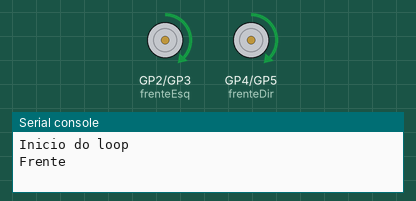
This program was run on a simulated Raspberry Pi Pico running MicroPython. Parts: motor-driver pin pairs drawn as motors (green arrow = first pin HIGH = forward, orange = second pin HIGH = backward, longer = more drive), the last lines printed to the serial console.

Above: at 2.5 s.
At 4.5 s:
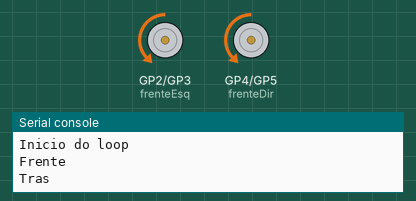
At 6.5 s:
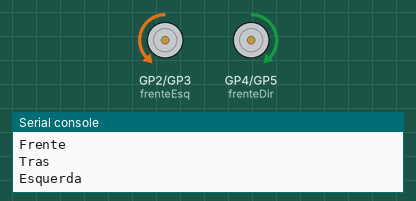
At 9.5 s:
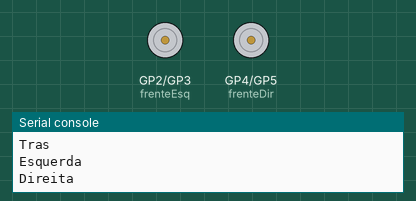
Timing chart, 0 to 12.4 s (numbered marks = the images above):
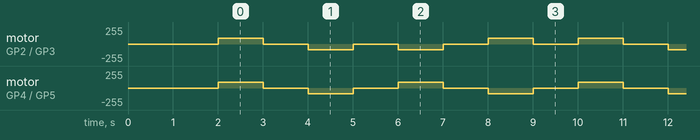

The program:

ponteh.py
```python
import machine                            #|   #include "Arduino.h"
import utime                              #|
                                          #|   void setup() {
                                          #|      Serial.begin(9600);
frenteEsq = machine.PWM(machine.Pin(2))   #|      pinMode(2, OUTPUT);
trasEsq   = machine.PWM(machine.Pin(3))   #|      pinMode(3, OUTPUT);
                                          #|
frenteDir = machine.PWM(machine.Pin(4))   #|      pinMode(4, OUTPUT);
trasDir   = machine.PWM(machine.Pin(5))   #|      pinMode(5, OUTPUT);
                                          #|
frenteEsq.freq(1000);                     #|      pararMotores();
trasEsq.freq(1000);                       #|      delay(2000);
frenteDir.freq(1000);                     #|      Serial.println("Inicio do Loop")
trasDir.freq(1000);                       #|   }
                                          #|
def pararMotores():                       #|   void pararMotores() {
    frenteEsq.duty_u16(0)                 #|      analogWrite(2, LOW);
    trasEsq.duty_u16(0)                   #|      analogWrite(3, LOW);
    frenteDir.duty_u16(0)                 #|      analogWrite(4, LOW);
    trasDir.duty_u16(0)                   #|      analogWrite(5, LOW);
                                          #|   }
pararMotores()                            #|
utime.sleep(2)                            #|
                                          #|
print("Inicio do loop")                   #|
                                          #|
while True:                               #|   void loop() {
    print("Frente")                       #|      Serial.print("Frente");
    # MOVER PARA FRENTE                   #|
    frenteEsq.duty_u16(23000)             #|      analogWrite(2, 127);
    trasEsq.duty_u16(0)                   #|      analogWrite(3, 0);
    frenteDir.duty_u16(23000)             #|      analogWrite(4, 127);
    trasDir.duty_u16(0)                   #|      analogWrite(5, 0);
    utime.sleep(1)                        #|      delay(1000);
                                          #|
    # PARAR OS MOTORES                    #|
    pararMotores()                        #|      pararMotores();
    utime.sleep(1)                        #|      delay(1000);
                                          #|
    print("Tras")                         #|      Serial.print("Tras");
    # MOVER PARA TRAS                     #|
    frenteEsq.duty_u16(0)                 #|      analogWrite(2, 0);
    trasEsq.duty_u16(23000)               #|      analogWrite(3, 127);
    frenteDir.duty_u16(0)                 #|      analogWrite(4, 0);
    trasDir.duty_u16(23000)               #|      analogWrite(5, 127);
    utime.sleep(1)                        #|      delay(1000);
                                          #|
    # PARAR OS MOTORES                    #|
    pararMotores()                        #|      pararMotores();
    utime.sleep(1)                        #|      delay(1000);
                                          #|
    print("Esquerda")                     #|      Serial.print("Esquerda");
    # GIRAR PARA ESQUERDA                 #|
    frenteEsq.duty_u16(0)                 #|      analogWrite(2, 0);
    trasEsq.duty_u16(23000)               #|      analogWrite(3, 127);
    frenteDir.duty_u16(23000)             #|      analogWrite(4, 127);
    trasDir.duty_u16(0)                   #|      analogWrite(5, 0);
    utime.sleep(1)                        #|      delay(1000);
                                          #|
    # PARAR OS MOTORES                    #|
    pararMotores()                        #|      pararMotores();
    utime.sleep(1)                        #|      delay(1000);
                                          #|
    print("Direita")                      #|      Serial.print("Direita");
    # GIRAR PARA DIREITA                  #|
    frenteEsq.duty_u16(23000)             #|      analogWrite(2, 127);
    trasEsq.duty_u16(0)                   #|      analogWrite(3, 0);
    frenteDir.duty_u16(0)                 #|      analogWrite(4, 0);
    trasDir.duty_u16(23000)               #|      analogWrite(5, 127);
    utime.sleep(1)                        #|      delay(1000);
                                          #|
    # PARAR OS MOTORES                    #|
    pararMotores()                        #|      pararMotores();
    utime.sleep(1)                        #|      delay(1000);
```

Measured:
- by itself, motor on GP4 (frenteDir) / GP5 (trasDir): repeats every 4.0 s: stopped 1.0 s, backward 89/255 1.0 s, stopped 1.0 s, forward 89/255 1.0 s
- by itself, motor on GP2 (frenteEsq) / GP3 (trasEsq): repeats every 8.0 s: 2 × (stopped 1.0 s, backward 89/255 1.0 s), 2 × (stopped 1.0 s, forward 89/255 1.0 s)
